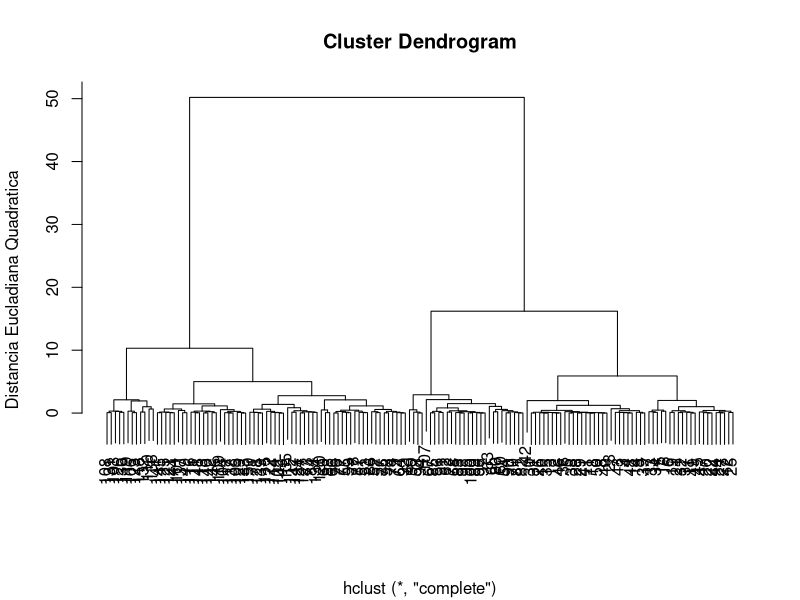
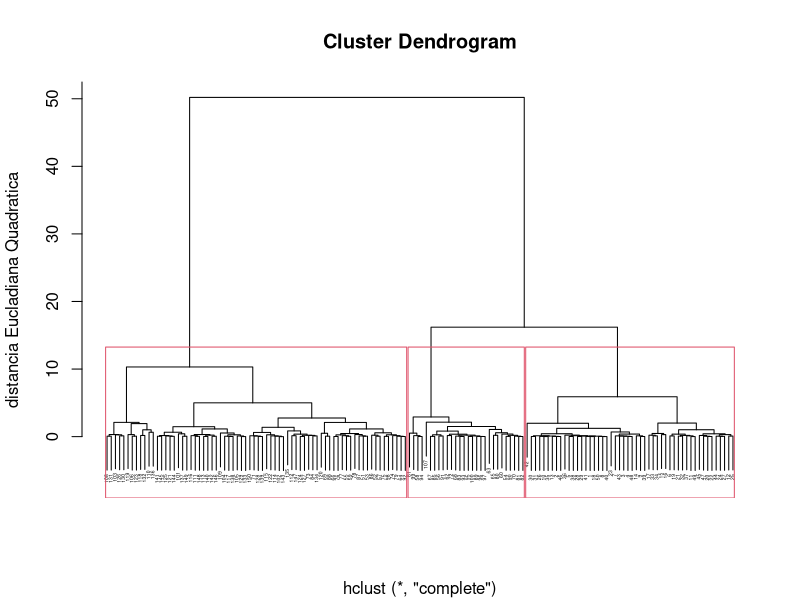

Source code (R) for these figures, in order:


# analise de agrupamento

# bano de dados do R
data(iris)

# apresenta os seis primeiros linhas do conjunto de dados
head(iris)

# Recebe dados do iris
dados <- iris

# calcula da distancia
D <- dist(dados[,-5], method = "euclidean")^2

# agrupamento hierarquico
agr <- hclust(D, method = "complete")

# dendograma
plot(agr, xlab = "", ylab = "Distancia Eucladiana Quadratica")

plot(agr, xlab = "", ylab = "distancia Eucladiana Quadratica", cex=0.3)


# correlacao cofernetica
cof <- cophenetic(agr)
cor(cof, D)


#numero de grupos
grupos <- 3
rect.hclust(agr,k=grupos)

# Apresentacao dos grupos
grupos <- cutree(agr, k=grupos)
grupos



# K-medias
km <- kmeans(x=iris[,-5], 3, nstart = 20)
km

# Apresentacao dos grupos
cluster <- km$cluster
cluster

